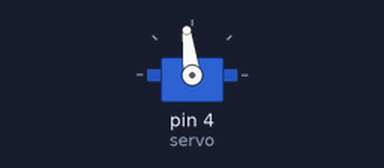
A sketch run on a simulated Arduino Uno, built with avr-gcc and run on an emulated ATmega328P. On the bench: servo. What the sketch prints to the serial monitor is not drawn.

Above: at 0.05 s.
At 0.4 s:
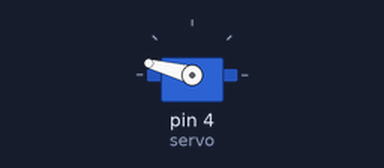
At 0.8 s:
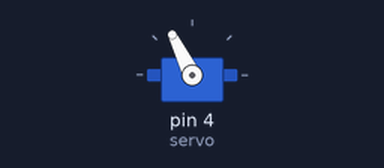
At 1.8 s:
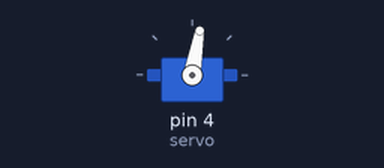
Timing chart, 0 to 4.2 s (numbered marks = the images above):
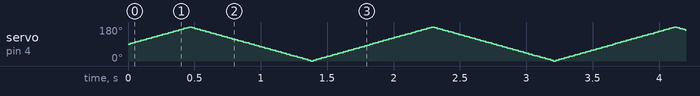

The sketch:

Aufgabe3.2.ino
```cpp
#include <Servo.h>

Servo servo;

void setup(){
	Serial.begin(9600);
	Serial.println("Setup");
	servo.attach(4);

}

void loop(){
	for(int i=90; i<181; i++){
	    servo.write(i);
	    delay(5);
	}
	for(int i=180; i>0; --i){
	    servo.write(i);
	    delay(5);
	}
        for(int i=0; i<89; i++){
	    servo.write(i);
	    delay(5);
	}
}
```
